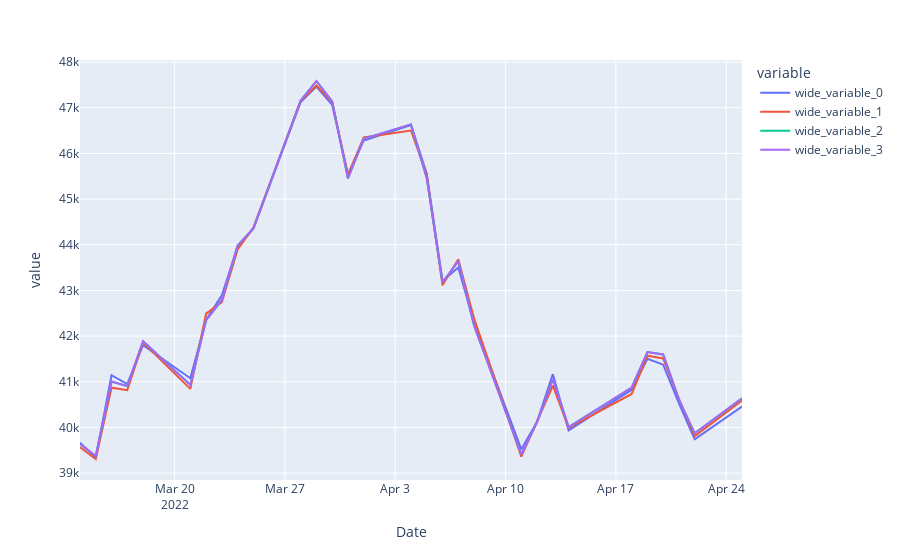

The cell this chart's notebook holds for it:
### Code cell
rf_5 = RandomForestRegressor(random_state=10,criterion='mae', max_depth=5)
rf_20 = RandomForestRegressor(random_state=10,criterion='mae', max_depth=20)
rf_50 = RandomForestRegressor(random_state=10,criterion='mae', max_depth=50)
df = pd.DataFrame(columns = ['MAE', 'MSE', 'R2'], index = ['5','20', '50'])
show_results(df, X_train_cv, X_test_cv, y_train_cv, y_test_cv,rf_5, rf_20,rf_50)
